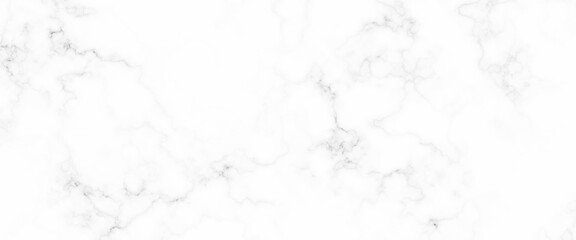
#> input picture test/marble2.jpg, 576 x 240 px, found by its file name
$ python change_image.py
#> lines starting #> are read from the running program, lines starting #| are printed output that depends on the picture
from PIL import Image


def process_image(input_path, output_path):
    # Open the image
    with Image.open(input_path) as img:
        # Rotate the image 90 degrees clockwise
#> img is the input picture: PIL image 576x240 L; min 161, max 255, mean 251.5
        rotated_img = img.rotate(-90, expand=True)
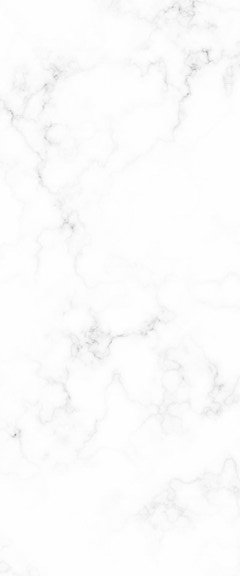
#> rotated_img: PIL image 240x576 L; min 161, max 255, mean 251.5

        # Resize the image
        new_size = (240 * 3, 576 * 3)
        resized_img = rotated_img.resize(new_size, Image.LANCZOS)

        # Save the processed image
        resized_img.save(output_path)


# Usage
input_image = "/home/haoyang/project/haoyang/openvlp/test/marble2.jpg"
output_image = "/home/haoyang/project/haoyang/openvlp/test/marble2_processed.jpg"
process_image(input_image, output_image)
